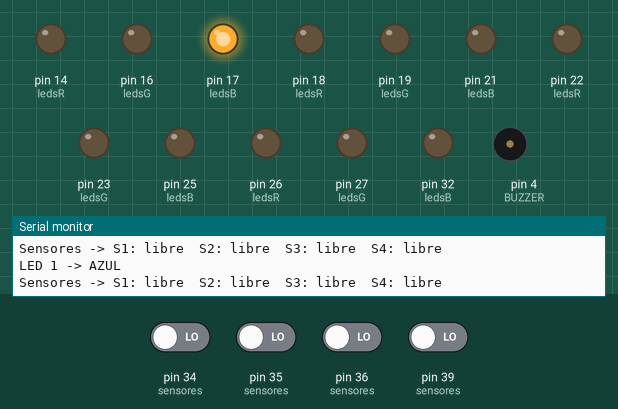
Recording of a sketch running on a simulated Arduino Uno, built for the host (arithmetic inside an expression is 32-bit, double 64-bit). Parts: output pins drawn as LEDs (lit = HIGH), buzzer (waves = sounding, pin HIGH), the last lines printed to the serial monitor. Inputs (shaded band) come from the test bench; at power-on: pin 34 (sensores), pin 35 (sensores), pin 36 (sensores), pin 39 (sensores) LOW.

Above: at 2.4 s.
2.5 s: pin 34 (sensores) driven HIGH
At 3.8 s:
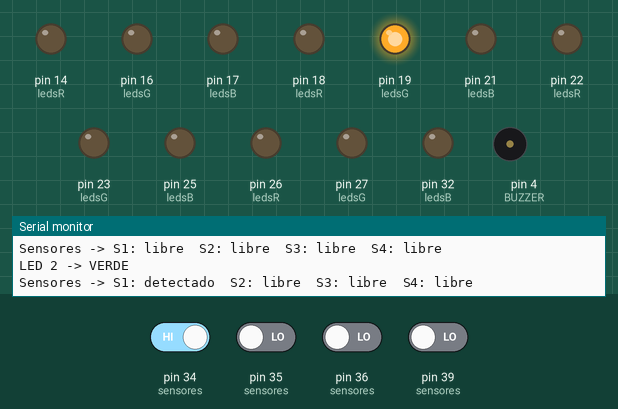
6.3 s: pin 35 (sensores) driven HIGH
At 7.0 s:
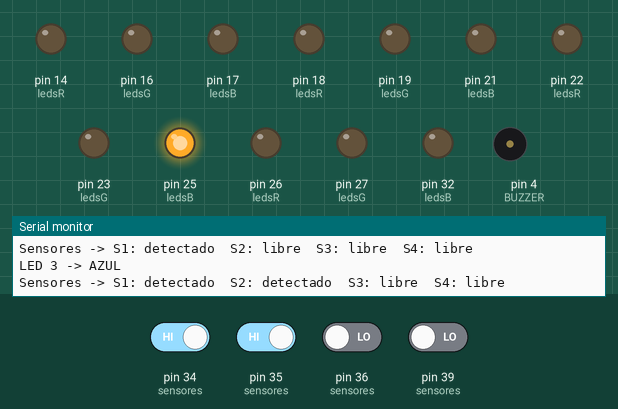
10.1 s: pin 36 (sensores) driven HIGH
At 10.9 s:
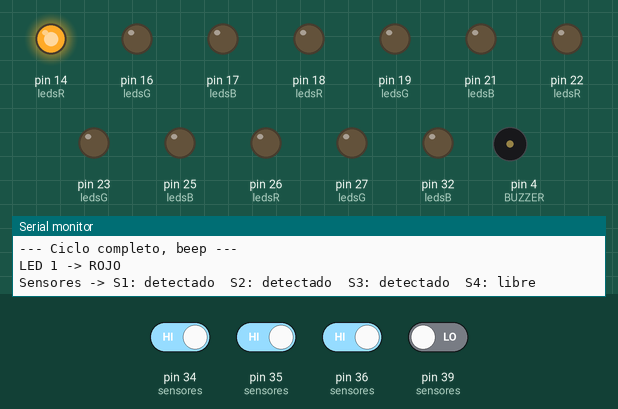
12.5 s: pin 39 (sensores) driven HIGH
At 13.1 s:
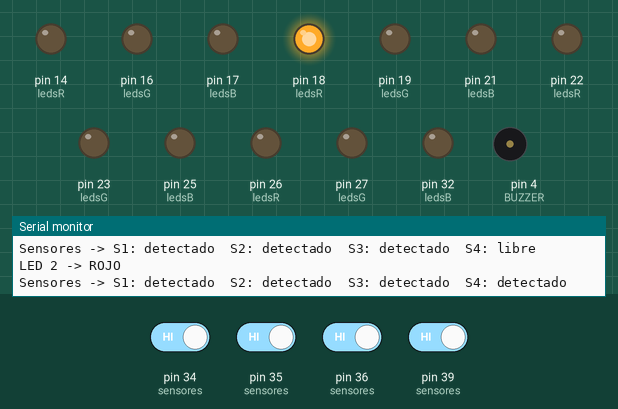
14.9 s: pin 34 (sensores) driven LOW
17.3 s: pin 35 (sensores) driven LOW
Timing chart, 0 to 21.8 s (numbered marks = the images above; inputs shaded):
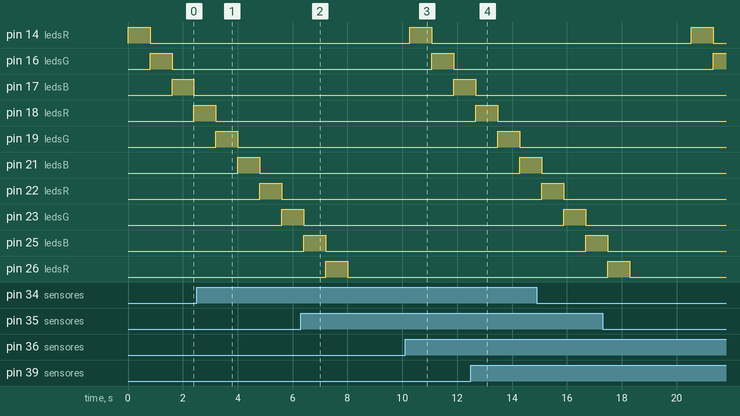

The sketch:

test_cableado_semaforos.ino
```cpp
/*
  Código de PRUEBA de cableado — sistema de semáforos inteligentes
  ESP32 DevKit V1

  Objetivo: verificar que los 4 LEDs RGB, los 4 sensores IR y el buzzer
  están bien conectados, ANTES de programar la lógica real del semáforo.
  No es el código final (ese usará una máquina de estados no bloqueante).

  Qué hace:
  - Enciende cada LED RGB en rojo, luego verde, luego azul, uno a la vez.
  - Lee los 4 sensores IR continuamente y muestra su estado por Serial.
  - Hace sonar el buzzer brevemente al terminar cada ciclo de LEDs.
*/

// --- Pines de los 4 LEDs RGB (cátodo común) ---
const int LED1_R = 14, LED1_G = 16, LED1_B = 17;
const int LED2_R = 18, LED2_G = 19, LED2_B = 21;
const int LED3_R = 22, LED3_G = 23, LED3_B = 25;
const int LED4_R = 26, LED4_G = 27, LED4_B = 32;

// Agrupamos los 4 LEDs en arreglos para recorrerlos fácil con un for
const int ledsR[4] = {LED1_R, LED2_R, LED3_R, LED4_R};
const int ledsG[4] = {LED1_G, LED2_G, LED3_G, LED4_G};
const int ledsB[4] = {LED1_B, LED2_B, LED3_B, LED4_B};

// --- Pines de los 4 sensores IR (solo entrada) ---
const int SENSOR1 = 34;
const int SENSOR2 = 35;
const int SENSOR3 = 36;
const int SENSOR4 = 39;
const int sensores[4] = {SENSOR1, SENSOR2, SENSOR3, SENSOR4};

// --- Pin del buzzer (módulo con SIG) ---
const int BUZZER = 4;

void setup() {
  Serial.begin(115200);

  // Configurar los 12 pines de LEDs como salida
  for (int i = 0; i < 4; i++) {
    pinMode(ledsR[i], OUTPUT);
    pinMode(ledsG[i], OUTPUT);
    pinMode(ledsB[i], OUTPUT);
  }

  // Configurar los 4 pines de sensores como entrada
  for (int i = 0; i < 4; i++) {
    pinMode(sensores[i], INPUT);
  }

  // Buzzer como salida
  pinMode(BUZZER, OUTPUT);
  digitalWrite(BUZZER, LOW);

  Serial.println("=== Prueba de cableado iniciada ===");
}

// Apaga los 3 colores de un LED específico (por índice 0-3)
void apagarLed(int i) {
  digitalWrite(ledsR[i], LOW);
  digitalWrite(ledsG[i], LOW);
  digitalWrite(ledsB[i], LOW);
}

// Enciende solo un color de un LED específico
void encenderColor(int i, int pinColor) {
  apagarLed(i);
  digitalWrite(pinColor, HIGH);
}

void probarSensores() {
  Serial.print("Sensores -> ");
  for (int i = 0; i < 4; i++) {
    int estado = digitalRead(sensores[i]);
    Serial.print("S");
    Serial.print(i + 1);
    Serial.print(": ");
    Serial.print(estado == HIGH ? "detectado" : "libre");
    Serial.print("  ");
  }
  Serial.println();
}

void beepBuzzer() {
  digitalWrite(BUZZER, HIGH);
  delay(150);
  digitalWrite(BUZZER, LOW);
}

void loop() {
  // Recorre los 4 LEDs, uno a la vez, probando sus 3 colores
  for (int i = 0; i < 4; i++) {
    Serial.print("LED ");
    Serial.print(i + 1);
    Serial.println(" -> ROJO");
    encenderColor(i, ledsR[i]);
    probarSensores();
    delay(800);

    Serial.print("LED ");
    Serial.print(i + 1);
    Serial.println(" -> VERDE");
    encenderColor(i, ledsG[i]);
    probarSensores();
    delay(800);

    Serial.print("LED ");
    Serial.print(i + 1);
    Serial.println(" -> AZUL");
    encenderColor(i, ledsB[i]);
    probarSensores();
    delay(800);

    apagarLed(i);
  }

  Serial.println("--- Ciclo completo, beep ---");
  beepBuzzer();
  delay(500);
}
```
